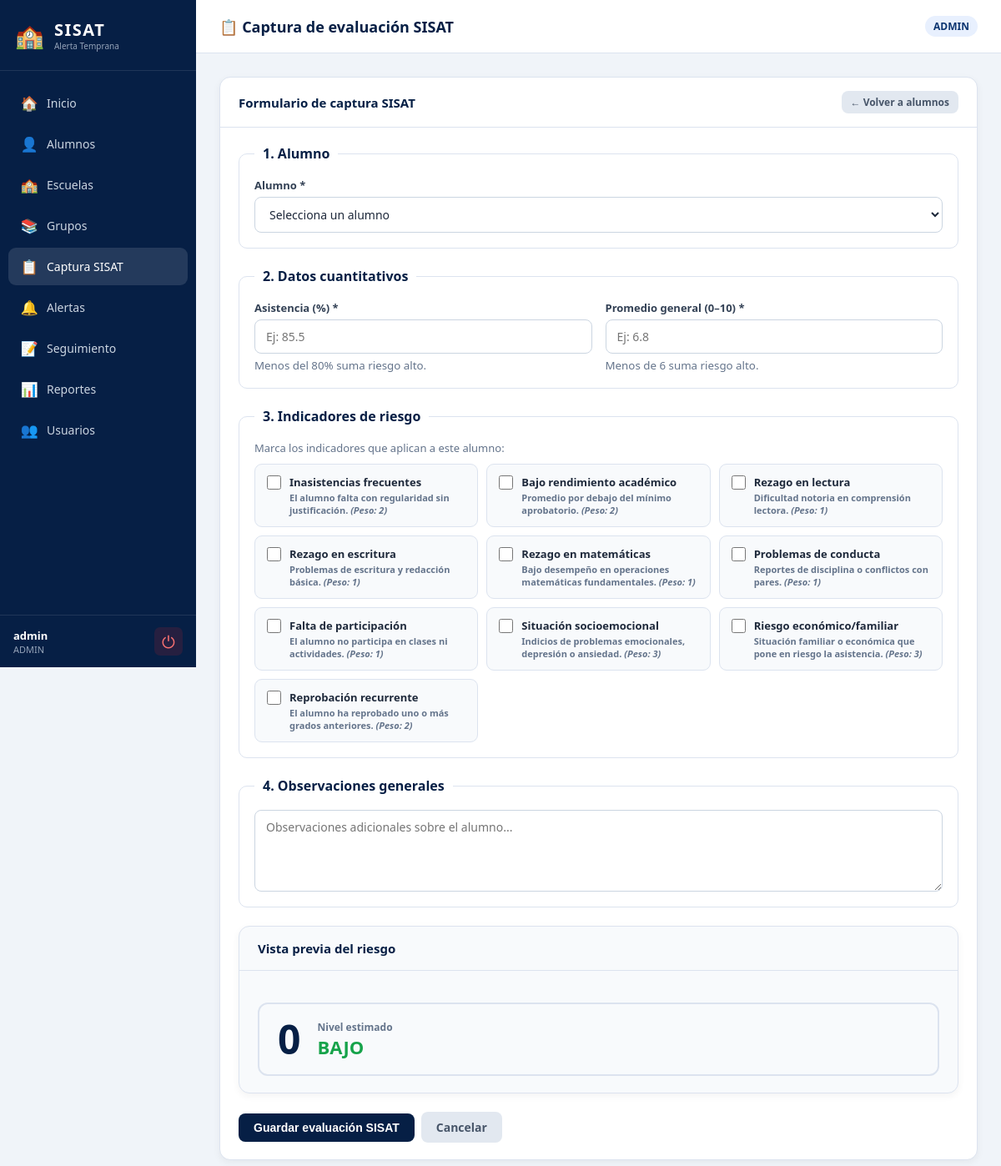
The page /captura_sisat.php (signed in) on the database its author committed.
### tables this page shows
CREATE TABLE indicador_riesgo (
    ID_INDICADOR        INT AUTO_INCREMENT PRIMARY KEY,
    NOMBRE_INDICADOR    VARCHAR(120) NOT NULL,
    DESCRIPCION         VARCHAR(300) NOT NULL DEFAULT '',
    PESO                INT NOT NULL DEFAULT 1,
    ACTIVO              TINYINT(1) NOT NULL DEFAULT 1
);

### funciones.php (called while the page is built, shortened)
<?php
function rolActual(): string
{
    return $_SESSION['usuario']['rol'] ?? '';
}
function h(string $val): string
{
    return htmlspecialchars($val, ENT_QUOTES, 'UTF-8');
}
?>

### captura_sisat.php (the view, shortened to what this page needs)
<?php
require_once 'conexion.php';
require_once 'funciones.php';
$indicadores = $pdo->query("SELECT * FROM indicador_riesgo WHERE ACTIVO = 1 ORDER BY ID_INDICADOR")->fetchAll();
?>
<!DOCTYPE html>
<html lang="es">
<head>
    <link rel="stylesheet" href="estilos.css">
</head>
<body>
<div class="layout">
    <?php require_once 'sidebar.php'; ?>
    <div class="main-content">
        <div class="topbar">
            <div class="topbar-titulo">📋 Captura de evaluación SISAT</div>
            <span class="topbar-rol"><?= h(rolActual()) ?></span>
        </div>
        <div class="pagina">
            <div class="panel">
                <div class="panel-header">
                    <h3>Formulario de captura SISAT</h3>
                    <a class="btn btn-secundario btn-sm" href="alumnos.php">← Volver a alumnos</a>
                </div>
                <div class="panel-body">
                    <form method="POST" id="frmSisat">
                        <fieldset style="border:1px solid #dce3ef;border-radius:10px;padding:18px;margin-bottom:22px;">
                            <legend style="font-weight:700;color:#061f45;padding:0 10px;">1. Alumno</legend>
                            <div class="form-group">
                                <label>Alumno *</label>
                                <select name="id_alumno" id="sel_alumno" required>
                                    <option value="">Selecciona un alumno</option>
                                </select>
                            </div>
                        </fieldset>
                        <fieldset style="border:1px solid #dce3ef;border-radius:10px;padding:18px;margin-bottom:22px;">
                            <legend style="font-weight:700;color:#061f45;padding:0 10px;">2. Datos cuantitativos</legend>
                            <div class="form-grid">
                                <div class="form-group">
                                    <label>Asistencia (%) *</label>
                                    <input type="number" name="asistencia" id="inp_asistencia"
                                           min="0" max="100" step="0.01" required
                                           placeholder="Ej: 85.5"
                                           value="<?= h($_POST['asistencia'] ?? '') ?>">
                                    <small style="color:#64748b;">Menos del 80% suma riesgo alto.</small>
                                </div>
                                <div class="form-group">
                                    <label>Promedio general (0–10) *</label>
                                    <input type="number" name="promedio" id="inp_promedio"
                                           min="0" max="10" step="0.01" required
                                           placeholder="Ej: 6.8"
                                           value="<?= h($_POST['promedio'] ?? '') ?>">
                                    <small style="color:#64748b;">Menos de 6 suma riesgo alto.</small>
                                </div>
                            </div>
                        </fieldset>
                        <fieldset style="border:1px solid #dce3ef;border-radius:10px;padding:18px;margin-bottom:22px;">
                            <legend style="font-weight:700;color:#061f45;padding:0 10px;">3. Indicadores de riesgo</legend>
                            <p class="texto-gris mb-10">Marca los indicadores que aplican a este alumno:</p>
                            <div class="indicadores-grid">
                                <?php foreach ($indicadores as $ind): ?>
                                    <?php $checked = isset($_POST['indicador_' . $ind['ID_INDICADOR']]); ?>
                                    <label class="indicador-item">
                                        <input type="checkbox"
                                               name="indicador_<?= $ind['ID_INDICADOR'] ?>"
                                               value="1"
                                               <?= $checked ? 'checked' : '' ?>
                                               onchange="calcularPreview()">
                                        <div>
                                            <div class="ind-nombre"><?= h($ind['NOMBRE_INDICADOR']) ?></div>
                                            <div class="ind-desc"><?= h($ind['DESCRIPCION']) ?> <em>(Peso: <?= $ind['PESO'] ?>)</em></div>
                                        </div>
                                    </label>
                                <?php endforeach; ?>
                            </div>
                        </fieldset>
                        <fieldset style="border:1px solid #dce3ef;border-radius:10px;padding:18px;margin-bottom:22px;">
                            <legend style="font-weight:700;color:#061f45;padding:0 10px;">4. Observaciones generales</legend>
                            <div class="form-group">
                                <textarea name="observaciones" rows="4" placeholder="Observaciones adicionales sobre el alumno..."><?= h($_POST['observaciones'] ?? '') ?></textarea>
                            </div>
                        </fieldset>
                        <div class="panel" style="background:#f8fafc;" id="preview_riesgo">
                            <div class="panel-header"><h3>Vista previa del riesgo</h3></div>
                            <div class="panel-body">
                                <div class="riesgo-resultado">
                                    <div class="puntaje-num" id="pv_puntaje">—</div>
                                    <div>
                                        <div style="font-size:12px;color:#64748b;font-weight:600;">Nivel estimado</div>
                                        <div class="nivel-txt" id="pv_nivel" style="color:#64748b;">Sin calcular</div>
                                    </div>
                                </div>
                            </div>
                        </div>
                        <div class="flex-gap mt-20">
                            <button class="btn btn-primario" type="submit">Guardar evaluación SISAT</button>
                            <a class="btn btn-secundario" href="alumnos.php">Cancelar</a>
                        </div>
                    </form>
                </div>
            </div>
        </div>
    </div>
</div>
</body>
</html>

### estilos.css (style rules this page uses)
*, *::before, *::after { margin: 0; padding: 0; box-sizing: border-box; }
:root { --azul-oscuro: #061f45; --azul-medio: #0b3570; --azul-claro: #1e6bbf; --gris-fondo: #f0f4f9; --gris-borde: #dce3ef; --gris-texto: #64748b; --blanco: #ffffff; --verde: #16a34a; --amarillo: #ca8a04; --naranja: #ea580c; --rojo: #dc2626; --riesgo-bajo: #16a34a; --riesgo-medio: #ca8a04; --riesgo-alto: #ea580c; --riesgo-critico: #dc2626; }
body { font-family: "Segoe UI", Arial, sans-serif; background: var(--gris-fondo); color: #1e293b; min-height: 100vh; }
.layout { display: flex; min-height: 100vh; }
.main-content { margin-left: 235px; flex: 1; display: flex; flex-direction: column; min-height: 100vh; }
.topbar { height: 64px; background: var(--blanco); border-bottom: 1px solid var(--gris-borde); display: flex; align-items: center; padding: 0 28px; gap: 16px; position: sticky; top: 0; z-index: 50; }
.topbar-titulo { flex: 1; font-size: 18px; font-weight: 700; color: var(--azul-oscuro); }
.topbar-rol { font-size: 12px; background: #e8f0fe; color: var(--azul-medio); padding: 4px 10px; border-radius: 20px; font-weight: 700; }
.pagina { padding: 28px; flex: 1; }
.panel { background: var(--blanco); border-radius: 13px; border: 1px solid var(--gris-borde); box-shadow: 0 3px 10px rgba(0,0,0,.05); margin-bottom: 22px; overflow: hidden; }
.panel-header { padding: 16px 22px; border-bottom: 1px solid var(--gris-borde); display: flex; align-items: center; justify-content: space-between; gap: 12px; }
.panel-header h3 { font-size: 15px; font-weight: 700; color: var(--azul-oscuro); }
.panel-body { padding: 20px 22px; }
.form-grid { display: grid; grid-template-columns: 1fr 1fr; gap: 16px; }
.form-group { display: flex; flex-direction: column; gap: 5px; }
label { font-size: 13px; font-weight: 600; color: #334155; }
input[type="text"], input[type="email"], input[type="password"], input[type="number"], input[type="date"], select, textarea { padding: 10px 13px; border: 1.5px solid #cbd5e1; border-radius: 8px; font-size: 14px; font-family: inherit; background: #fff; color: #1e293b; transition: border-color .2s; width: 100%; }
textarea { resize: vertical; min-height: 80px; }
.btn { display: inline-flex; align-items: center; gap: 6px; padding: 9px 18px; border-radius: 8px; font-size: 14px; font-weight: 600; cursor: pointer; text-decoration: none; border: none; transition: background .15s, opacity .15s; white-space: nowrap; }
.btn-primario { background: var(--azul-oscuro); color: #fff; }
.btn-secundario { background: #e2e8f0; color: #475569; }
.btn-sm { padding: 5px 11px; font-size: 12px; }
.indicadores-grid { display: grid; grid-template-columns: repeat(auto-fill, minmax(260px, 1fr)); gap: 10px; }
.indicador-item { display: flex; align-items: flex-start; gap: 10px; padding: 12px 14px; border: 1.5px solid var(--gris-borde); border-radius: 9px; background: #f8fafc; cursor: pointer; transition: border-color .15s, background .15s; }
.indicador-item input[type="checkbox"] { width: 17px; height: 17px; margin-top: 1px; accent-color: var(--azul-claro); flex-shrink: 0; }
.indicador-item .ind-nombre { font-size: 13px; font-weight: 600; color: #1e293b; }
.indicador-item .ind-desc { font-size: 11px; color: var(--gris-texto); margin-top: 2px; }
.riesgo-resultado { background: #f8fafc; border: 2px solid var(--gris-borde); border-radius: 12px; padding: 18px 22px; display: flex; align-items: center; gap: 20px; margin-top: 18px; }
.riesgo-resultado .puntaje-num { font-size: 48px; font-weight: 900; color: var(--azul-oscuro); line-height: 1; }
.riesgo-resultado .nivel-txt { font-size: 22px; font-weight: 800; }
.texto-gris { color: var(--gris-texto); font-size: 13px; }
.mt-20 { margin-top: 20px; }
.mb-10 { margin-bottom: 10px; }
.flex-gap { display: flex; gap: 8px; align-items: center; flex-wrap: wrap; }

### rows shown on the page
indicador_riesgo: NOMBRE_INDICADOR "Inasistencias frecuentes", DESCRIPCION "El alumno falta con regularidad sin justificación.", PESO "2"
indicador_riesgo: NOMBRE_INDICADOR "Bajo rendimiento académico", DESCRIPCION "Promedio por debajo del mínimo aprobatorio.", PESO "2"
indicador_riesgo: NOMBRE_INDICADOR "Rezago en lectura", DESCRIPCION "Dificultad notoria en comprensión lectora.", PESO "1"
indicador_riesgo: NOMBRE_INDICADOR "Rezago en escritura", DESCRIPCION "Problemas de escritura y redacción básica.", PESO "1"
indicador_riesgo: NOMBRE_INDICADOR "Rezago en matemáticas", DESCRIPCION "Bajo desempeño en operaciones matemáticas fundamentales.", PESO "1"
indicador_riesgo: NOMBRE_INDICADOR "Problemas de conducta", DESCRIPCION "Reportes de disciplina o conflictos con pares.", PESO "1"
indicador_riesgo: NOMBRE_INDICADOR "Falta de participación", DESCRIPCION "El alumno no participa en clases ni actividades.", PESO "1"
indicador_riesgo: NOMBRE_INDICADOR "Situación socioemocional", DESCRIPCION "Indicios de problemas emocionales, depresión o ansiedad.", PESO "3"
indicador_riesgo: NOMBRE_INDICADOR "Riesgo económico/familiar", DESCRIPCION "Situación familiar o económica que pone en riesgo la asistencia.", PESO "3"
indicador_riesgo: NOMBRE_INDICADOR "Reprobación recurrente", DESCRIPCION "El alumno ha reprobado uno o más grados anteriores.", PESO "2"

### other values the page prints
$item['ico'] "🏠"
$item['txt'] "Inicio"
$item['ico'] "👤"
$item['txt'] "Alumnos"
$item['ico'] "🏫"
$item['txt'] "Escuelas"
$item['ico'] "📚"
$item['txt'] "Grupos"
$item['ico'] "📋"
$item['txt'] "Captura SISAT"
$item['ico'] "🔔"
$item['txt'] "Alertas"
$item['ico'] "📝"
$item['txt'] "Seguimiento"
$item['ico'] "📊"
